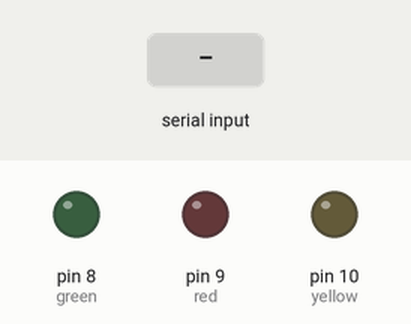
The sketch below on a simulated Arduino Uno, built with avr-gcc and run on an emulated ATmega328P. Parts: output pins drawn as LEDs (lit = HIGH). The inputs (shaded band) are chosen by the test bench.

Above: at 1.2 s.
1.3 s: "0" received over Serial
At 1.9 s:
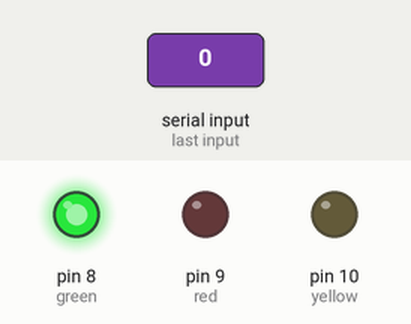
2.8 s: "1" received over Serial
At 4.0 s:
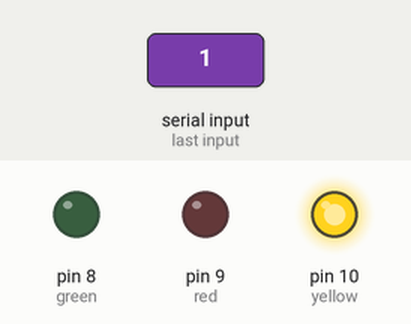
4.3 s: "2" received over Serial
At 5.4 s:
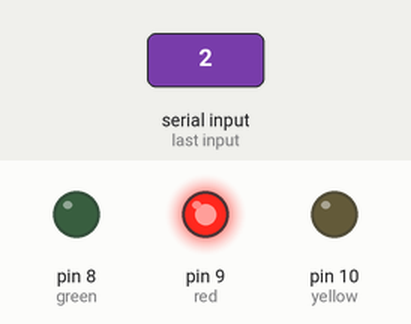
5.8 s: "0" received over Serial
At 6.5 s:
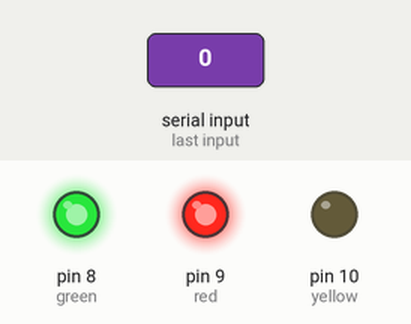
7.3 s: "1" received over Serial
At 7.7 s:
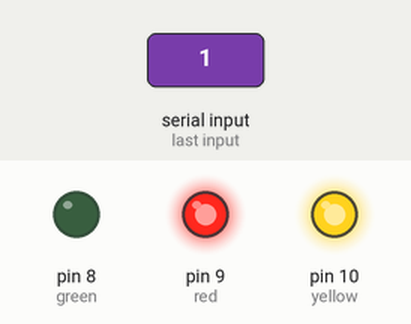
Timing chart, 0 to 9.8 s (numbered marks = the images above; inputs shaded):
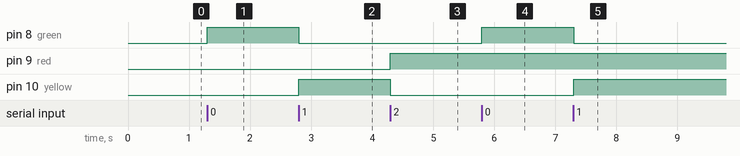

The sketch:

arduino.ino
```cpp
int value=0;
const int green=8;
const int red=9;
const int yellow=10;

void setup(){

  Serial.begin(9600);
  pinMode(green,OUTPUT);
  digitalWrite(green,LOW);
  pinMode(red,OUTPUT);
  digitalWrite(red,LOW);
  pinMode(yellow,OUTPUT);
  digitalWrite(yellow,LOW);
  //Serial.println("connection established....");
  }

void loop(){
  while(Serial.available())
    {
      value=Serial.read();
      //Serial.print(serialData);
    }

    if(value=='0'){
      digitalWrite(green,HIGH);}
    else if(value=='1'){
      digitalWrite(green,LOW);
      digitalWrite(yellow,HIGH);}
    else if(value=='2'){
      digitalWrite(yellow,LOW);
      digitalWrite(red,HIGH);}
    }
```

Measured:
- after the input at 1.3 s, pin 8 (green): LOW → HIGH at once
- after the input at 2.8 s, pin 8 (green): HIGH → LOW at once; pin 10 (yellow): LOW → HIGH at once
- after the input at 4.3 s, pin 9 (red): LOW → HIGH at once; pin 10 (yellow): HIGH → LOW at once
- after the input at 5.8 s, pin 8 (green): LOW → HIGH at once
- after the input at 7.3 s, pin 8 (green): HIGH → LOW at once; pin 10 (yellow): LOW → HIGH at once
